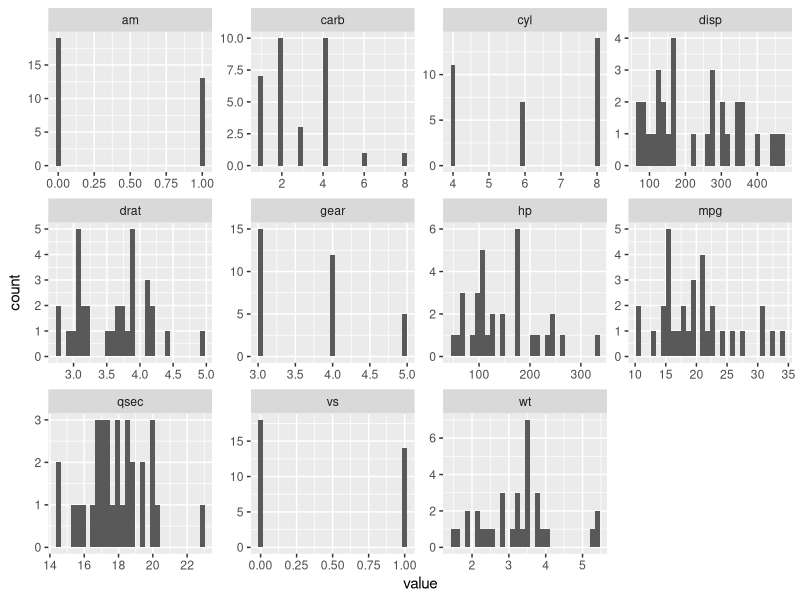
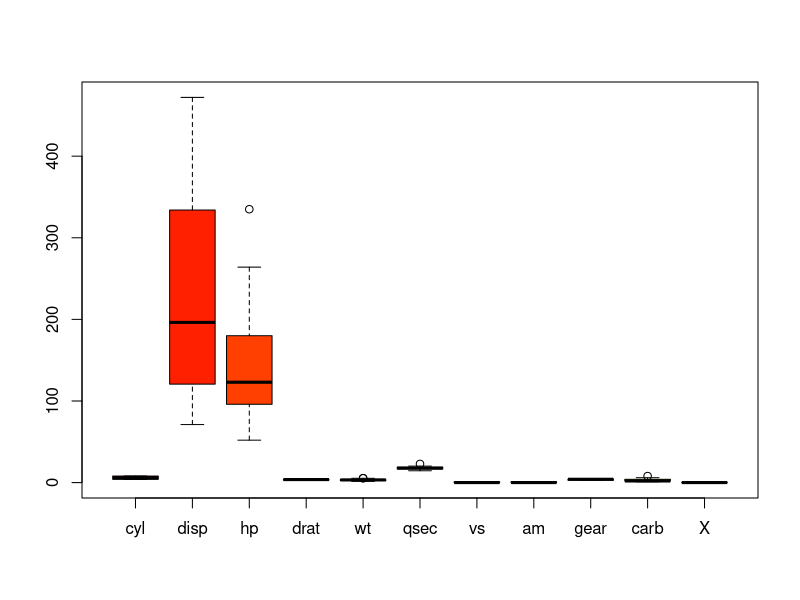

Recreate these plots in R, in order.
library("ggplot2")
library("tidyr")

d<-mtcars
d %>% str()

library(purrr)
d %>% keep(is.numeric) %>% head()

d$X<-is.character(d$X)

#Q.1 Histogram for all variables in a dataset mtcars.
d %>%
  keep(is.numeric) %>% 
  gather() %>% 
  ggplot(aes(value)) +
  facet_wrap(~ key, scales = "free") +
  geom_histogram()

#Q2.Check the probability distribution of all variables in mtcars.
pi<- lm(mpg~cyl+disp+hp+drat+wt+qsec+vs+am+gear+carb, data=mtcars)
summary(pi)

#Q.3 Write a program to create boxplot for all variables.
boxplot(d[,-1], col=heat.colors(12))



